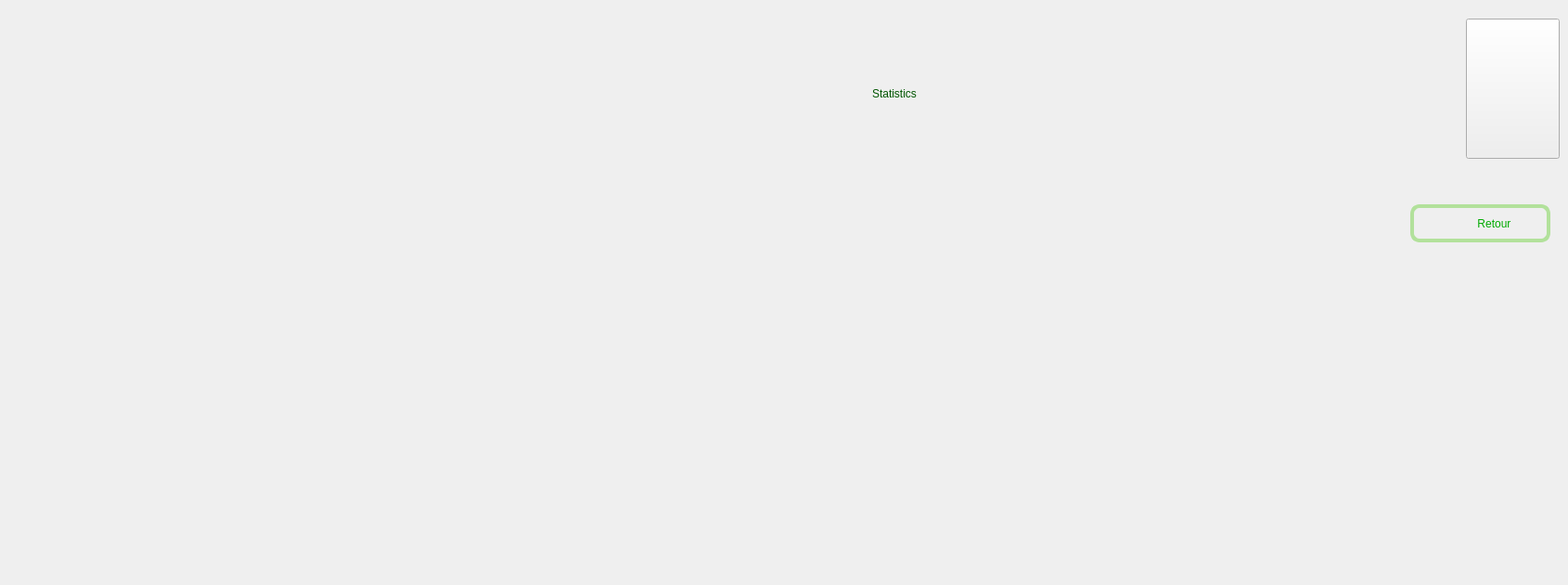
    <widget class="QWidget" name="page_10">
     <widget class="QCustomPlot" name="customPlot" native="true">
      <property name="geometry">
       <rect>
        <x>110</x>
        <y>190</y>
        <width>1341</width>
        <height>431</height>
       </rect>
      </property>
     </widget>
     <widget class="QLabel" name="label_produit26">
      <property name="geometry">
       <rect>
        <x>940</x>
        <y>80</y>
        <width>271</width>
        <height>41</height>
       </rect>
      </property>
      <property name="styleSheet">
       <string notr="true">font:30pt&quot;Centaur&quot;;
color:rgb(0,85,0);</string>
      </property>
      <property name="text">
       <string>Statistics</string>
      </property>
     </widget>
     <widget class="QPushButton" name="retour_statistic_produit">
      <property name="geometry">
       <rect>
        <x>1520</x>
        <y>220</y>
        <width>151</width>
        <height>41</height>
       </rect>
      </property>
      <property name="styleSheet">
       <string notr="true">font:10pt&quot;Centaur&quot;;
color:rgb(0,170,0);
border-radius:10px;
border:4px solid rgb(178,225,155);</string>
      </property>
      <property name="text">
       <string>         Retour</string>
      </property>
     </widget>
     <widget class="QPushButton" name="pushButton_13">
      <property name="geometry">
       <rect>
        <x>1580</x>
        <y>20</y>
        <width>101</width>
        <height>151</height>
       </rect>
      </property>
      <property name="styleSheet">
       <string notr="true">image: url(:/logo ....png);
border-image: url(:/logo ....png);</string>
      </property>
      <property name="text">
       <string/>
      </property>
     </widget>
    </widget>
